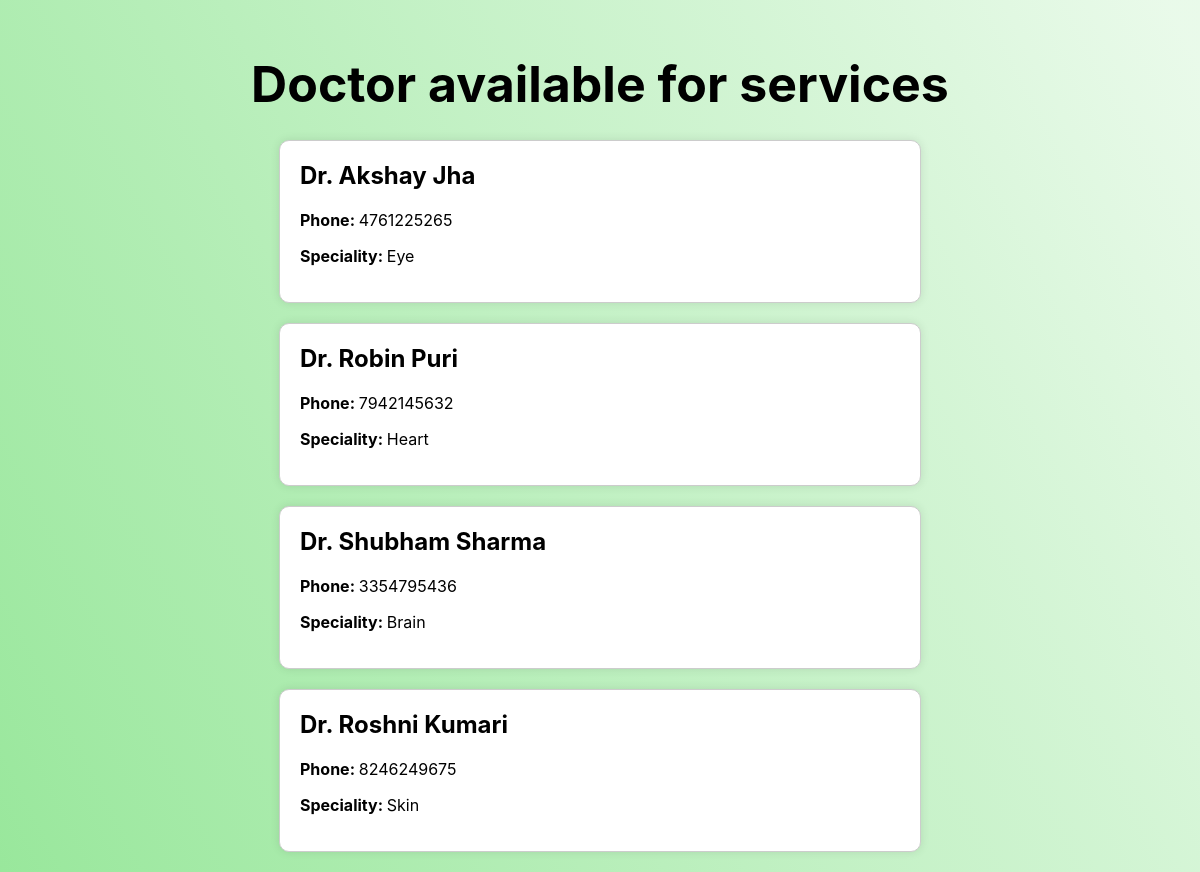
Screenshot of /consultancy/ with the database file from the repository.
### main_app/models.py (models this page shows)
class Doctor(models.Model):
    name = models.CharField(max_length=100)
    phone = models.IntegerField()
    speciality = models.CharField(max_length=100)

### main_app/views.py (the view)
# urls.py: path('consultancy/', views.consultancyPage, name="consultancyPage"),
def consultancyPage(response):
    doc = []
    for i in Doctor.objects.all():
       doc.append(i)
    data = doc
    return render(response,'main_app/consultancyPage.html',{"data":data})

### main_app/templates/main_app/consultancyPage.html (shortened to what this page needs)
<!DOCTYPE html>
<html lang="en">
<head>
</head>
<body>
 <div class="margin">
  <h1>Doctor available for services</h1>
 </div>
 {% for doc in data %}
 <div class="profile">
  <h2>{{doc.name}}</h2>
  <p><strong>Phone: </strong>{{doc.phone}}</p>
  <p><strong>Speciality: </strong> {{doc.speciality}}</p>
 </div>
 {% endfor %}
</body>
</html>

### main_app/templates/main_app/consultancyPage.html (style rules this page uses)
body { margin: 0; padding: 0; font-family: 'Inter', sans-serif; background: linear-gradient(63deg, #98E79B -0.92%, rgba(152, 231, 155, 0.21) 98.04%); }
.profile { max-width: 600px; margin: 20px auto; padding: 20px; border: 1px solid #ccc; border-radius: 10px; box-shadow: 0px 0px 10px rgba(0, 0, 0, 0.1); background-color: white; }
.profile h2 { margin-top: 0; }
.margin { height: 100px; text-align: center; padding-top: 20px; }
h1 { color: black; font-size: 50px; }

### rows the page displays
Doctor: name "Dr. Akshay Jha", phone "4761225265", speciality "Eye"
Doctor: name "Dr. Robin Puri", phone "7942145632", speciality "Heart"
Doctor: name "Dr. Shubham Sharma", phone "3354795436", speciality "Brain"
Doctor: name "Dr. Roshni Kumari", phone "8246249675", speciality "Skin"
